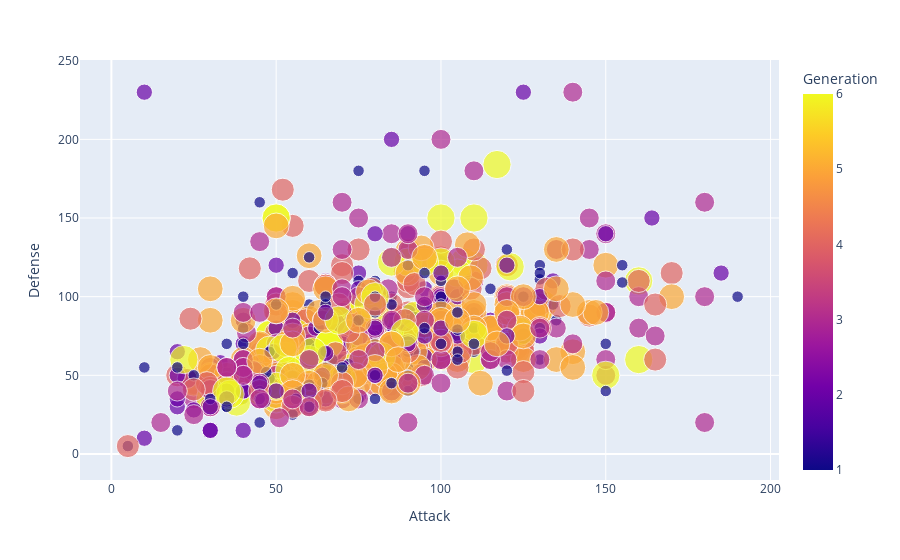

Notebook source saved alongside this figure:
### Code cell
px.scatter(df,x='Attack',y='Defense',size='Generation',color='Generation')

### Figure 1 — Plotly figure (JSON) as saved in the notebook; plotly's stock layout.template omitted (floating-point values rounded to 4 significant figures; data arrays with more than 128 entries replaced by an {"elided": "..."} marker saying what was removed)
{"data": [{"hovertemplate": "Attack=%{x}<br>Defense=%{y}<br>Generation=%{marker.color}<extra></extra>", "legendgroup": "", "marker": {"color": {"elided": "800 int values"}, "coloraxis": "coloraxis", "size": {"elided": "800 int values"}, "sizemode": "area", "sizeref": 0.015, "symbol": "circle"}, "mode": "markers", "name": "", "orientation": "v", "showlegend": false, "type": "scatter", "x": {"elided": "800 int values"}, "xaxis": "x", "y": {"elided": "800 int values"}, "yaxis": "y"}], "layout": {"coloraxis": {"colorbar": {"title": {"text": "Generation"}}, "colorscale": [[0, "#0d0887"], [0.1111, "#46039f"], [0.2222, "#7201a8"], [0.3333, "#9c179e"], [0.4444, "#bd3786"], [0.5556, "#d8576b"], [0.6667, "#ed7953"], [0.7778, "#fb9f3a"], [0.8889, "#fdca26"], [1, "#f0f921"]]}, "legend": {"itemsizing": "constant", "tracegroupgap": 0}, "margin": {"t": 60}, "xaxis": {"anchor": "y", "domain": [0, 1], "title": {"text": "Attack"}}, "yaxis": {"anchor": "x", "domain": [0, 1], "title": {"text": "Defense"}}}}
